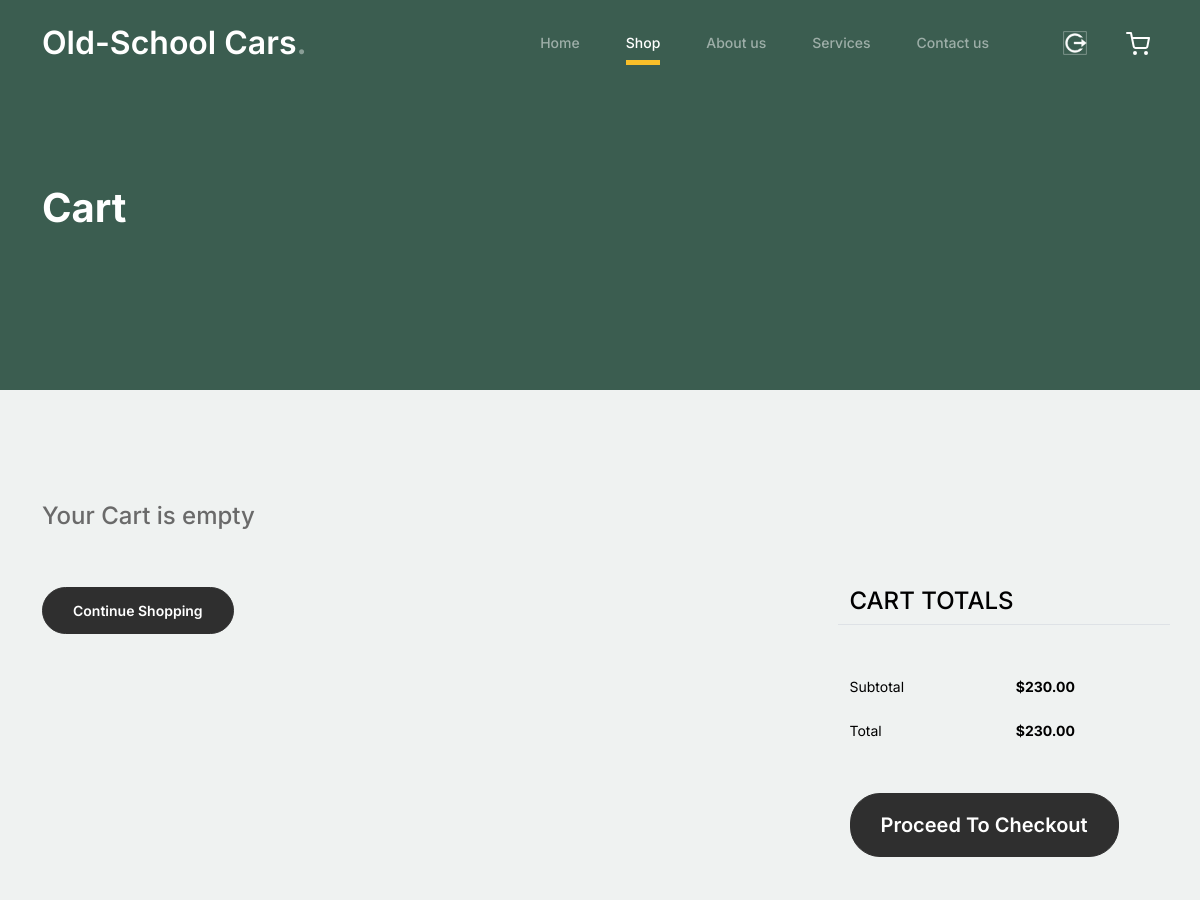
The app's page /cart/ (signed in, upper part), older data.
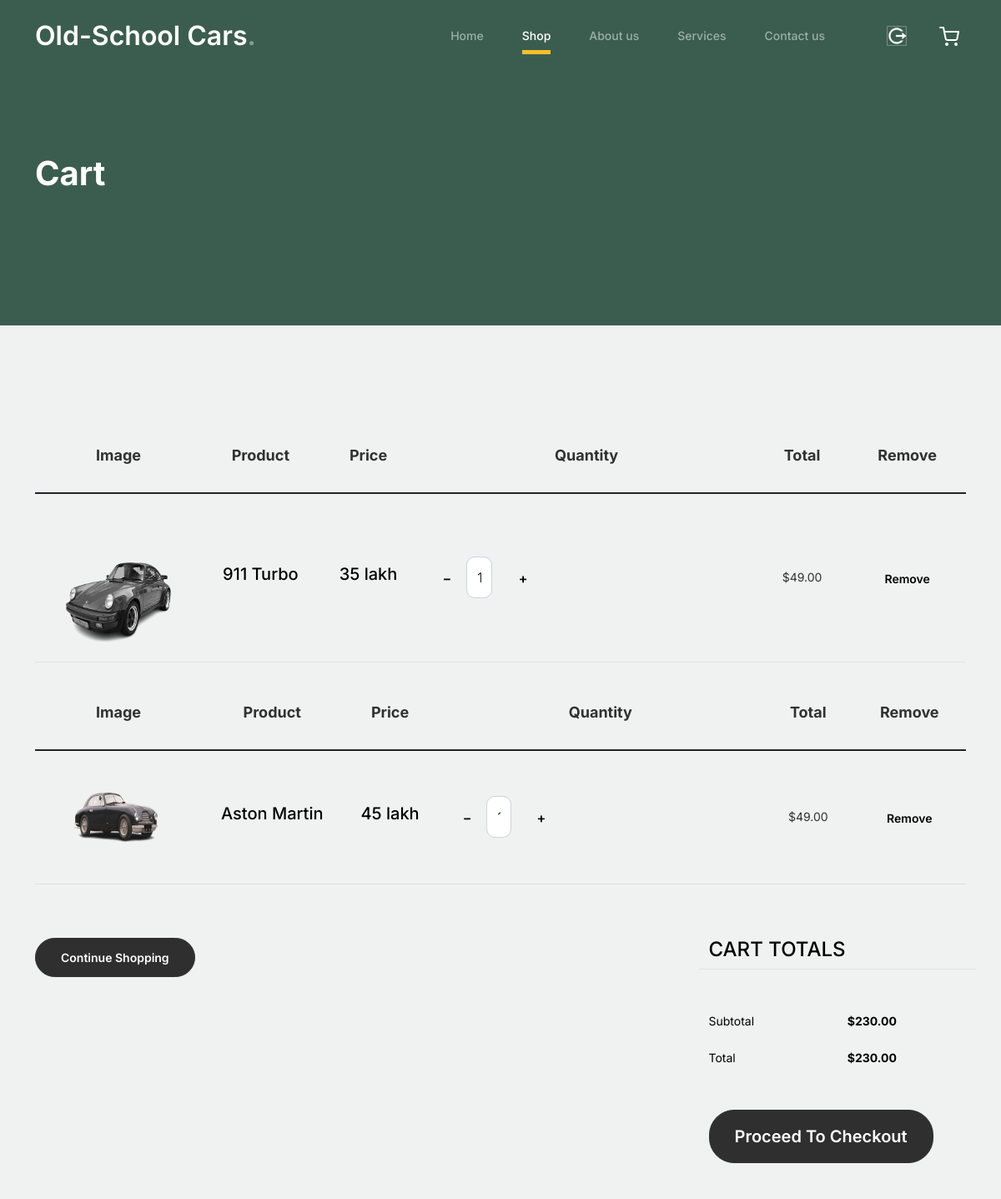
The same page, newer data.
### store/models.py (models this page shows, shortened)
class Cart(models.Model):
    user = models.ForeignKey(User, on_delete=models.CASCADE)
    product = models.ForeignKey(Product, on_delete=models.CASCADE)
    product_qty = models.IntegerField(null=False, blank=False)
    created_at = models.DateTimeField(auto_now_add=True)

class Product(models.Model):
    category = models.ForeignKey(Category, on_delete=models.CASCADE)
    slug = models.CharField(max_length=150, null=False, blank=False)
    name = models.CharField(max_length=150, null=False, blank=False, )
    product_image = models.ImageField(upload_to=get_file_path, null=True, blank=True, help_text="upload in 198x148")
    quantity = models.IntegerField(null=False, blank=False)
    description = models.TextField(max_length=500, null=False, blank=False)
    price = models.FloatField(max_length=500, null=False, blank=False)
    status = models.BooleanField(default=False, help_text="0=Default, 1=Hidden")
    meta_title = models.CharField(max_length=150, null=False, blank=False)
    meta_keywords = models.CharField(max_length=150, null=False, blank=False)
    meta_description = models.TextField(max_length=500, null=False, blank=False)
    created_at = models.DateTimeField(auto_now_add=True)

### cars/controller/cart.py (the view)
# urls.py: path('cart/', cart.viewcart, name="cart"),
def viewcart(request):
    cart = Cart.objects.filter(user=request.user)
    context = {'cart': cart}
    return render(request, "store/cart.html",context)

### templates/store/cart.html (shortened to what the changed rows need)
<!doctype html>
{% load static%}
<html lang="en">
<head>
		<link href="{% static 'assets/css/bootstrap.min.css'%}" rel="stylesheet">
		<link href="https://cdnjs.cloudflare.com/ajax/libs/font-awesome/6.0.0-beta3/css/all.min.css" rel="stylesheet">
		<link href="{% static 'assets/css/tiny-slider.css'%}" rel="stylesheet">
		<link href="{% static 'assets/css/style.css'%}" rel="stylesheet">
        <link rel="stylesheet" href="//cdn.jsdelivr.net/npm/alertifyjs@1.13.1/build/css/alertify.min.css"/>
        <link rel="stylesheet" href="//cdn.jsdelivr.net/npm/alertifyjs@1.13.1/build/css/themes/default.min.css"/>
	</head>
	<body>
			<div class="hero">
				<div class="container">
					<div class="row justify-content-between">
						<div class="col-lg-5">
							<div class="intro-excerpt">
								<h1>Cart</h1>
							</div>
						</div>
					</div>
				</div>
			</div>
		<div class="untree_co-section before-footer-section">
            <div class="container">
              <div class="row mb-5">
                <form class="col-md-12" method="post">
                  <div class="site-blocks-table cartdata">
                      {% if cart %}
                      {% for item in cart %}
                    <table class="table product_data">
                      <thead>
                        <tr>
                          <th class="product-thumbnail">Image</th>
                          <th class="product-name">Product</th>
                          <th class="product-price">Price</th>
                          <th class="product-quantity">Quantity</th>
                          <th class="product-total">Total</th>
                          <th class="product-remove">Remove</th>
                        </tr>
                      </thead>
                      <tbody>
                        <tr>
                          <td class="product-thumbnail ">
                            <img src="{{item.product.product_image.url}}" alt="Image" class="img-fluid">
                          </td>
                          <td class="product-name">
                            <h2 class="h5 text-black">{{item.product.name}}</h2>
                          </td>
                            <td><h2 class="h5 text-black">{{item.product.price | stringformat:'d' }} lakh</h2></td>
                          <td>
                              {% if item.product.quantity >= item.product_qty %}
                            <div class="input-group align-items-center quantity-container">
							<div class="input-group-prepend">
                                <button class="btn btn-outline-black changeQuantity decrement" type="button">&minus;</button>
							</div>
							<div class="col-1 mx-2">
								<input type="text"  name="quantity" class="form-control text-center quantity-input" value="1" >
							</div>
							<div class="col-2 input-group-append">
                                <button class="btn btn-outline-black changeQuantity increment" type="button">&plus;</button>
							</div>
                                {% else %}
                                <h2 class="h5 text-black">out of stock</h2>
                                {% endif %}
                            </div>
                          </td>
                          <td>$49.00</td>
                            <td><button class="btn btn-black btn-sm delete-cart-item">Remove</button></td>
                        </tr>
                      </tbody>
                    </table>
                      {% endfor %}
                      {% else %}
                      <h4>Your Cart is empty</h4>
                      {% endif %}
                  </div>
                </form>
              </div>
            </div>
          </div>
	</body>
</html>

Row changes from the older to the newer data that the page shows:
added Cart: product.product_image (picture), product.name "911 Turbo", product.price "35"
added Cart: product.product_image (picture), product.name "Aston Martin", product.price "45"
Text that changed along with them:
text no longer shown: "Your Cart is empty"
